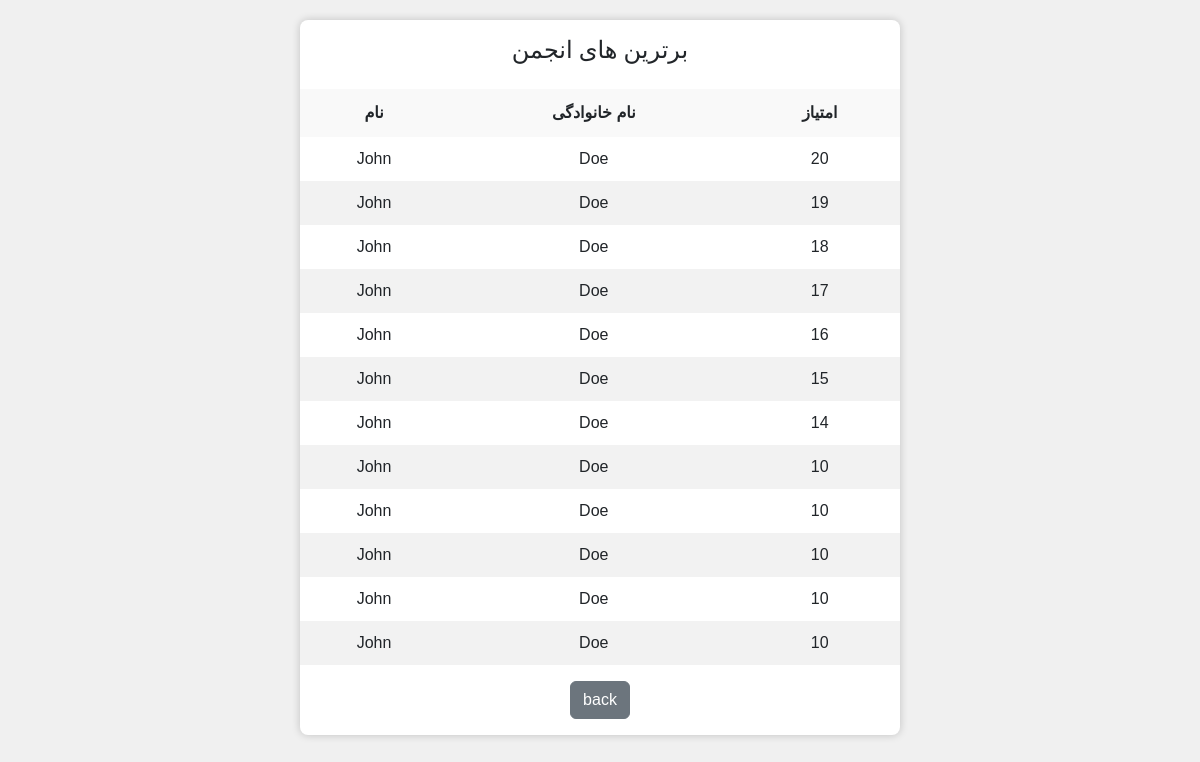
Page /anjoman/ on the committed database.
### anjoman/models.py (models this page shows)
class Member(models.Model):
  firstname = models.CharField(max_length=255)
  lastname = models.CharField(max_length=255)
  score = models.IntegerField()

### anjoman/views.py (the view, shortened to what this page needs)
# urls.py: path('', views.score_view, name='anjoman'),
def score_view(request):
    search_query = request.GET.get('search')
    members = Member.objects.all()
    if search_query:
        members = members.filter(firstname__icontains=search_query)
    sort_by = request.GET.get('sort')
    members_data = [
        {
            'name': member.firstname,
            'lname': member.lastname,
            'score': member.score
        }
        for member in members
    ]
    return render(request, 'members.html', {'members': members_data})

### anjoman/templates/members.html (shortened to what this page needs)
{% load static %}
<!DOCTYPE html>
<html lang="en">
<head>
    <link href="https://cdn.jsdelivr.net/gh/rastikerdar/vazirmatn@v33.003/Vazirmatn-Variable-font-face.css"
        rel="stylesheet" type="text/css" />
    <link href="https://cdn.jsdelivr.net/npm/bootstrap@5.3.1/dist/css/bootstrap.min.css" rel="stylesheet"
>
    <link rel="stylesheet" href="{% static 'anjoman.css' %}">
</head>
<body>
    <div class="table-container pos">
        <h4 style="font-family: vazirmatn; text-align: center; padding-top: 2vh; padding-bottom: 2vh;">برترین های انجمن
        </h4>
        <table>
            <thead>
                <tr>
                    <th>نام</th>
                    <th>نام خانوادگی</th>
                    <th>امتیاز</th>
                </tr>
            </thead>
            <tbody>
                {% for member in members %}
                <tr>
                    <td>{{ member.name }}</td>
                    <td>{{ member.lname }}</td>
                    <td>{{ member.score }}</td>
                </tr>
                {% endfor %}
            </tbody>
        </table>
        <div class="button-container" style="padding-top: 2vh; padding-bottom: 2vh;">
            <a href="{% url 'index' %}">
                <button type="button" class="btn btn-secondary">back</button>
            </a>
        </div>
    </div>
</body>
</html>

### anjoman/static/anjoman.css (style rules this page uses)
body { font-family: Vazirmatn, sans-serif; background-color: #f0f0f0; margin: 0; padding: 0; }
.table-container { margin: 20px auto; max-width: 600px; background-color: #fff; border-radius: 8px; box-shadow: 0 0 8px rgba(0, 0, 0, 0.2); overflow: hidden; }
table { width: 100%; border-collapse: collapse; }
thead { background-color: #f9f9f9; }
thead th { font-weight: bold; padding: 12px; text-align: center; }
tbody tr:nth-child(even) { background-color: #f2f2f2; }
tbody td { padding: 10px; text-align: center; }
.button-container { display: flex; justify-content: center; align-items: center; }

### anjoman/templates/members.html (style rules this page uses)
body { font-family: Vazirmatn, sans-serif; margin: 0; padding: 0; }
.table-container { margin: 20px auto; max-width: 600px; background-color: #fff; border-radius: 8px; box-shadow: 0 0 8px rgba(0, 0, 0, 0.2); overflow: hidden; }
table { width: 100%; border-collapse: collapse; }
thead { background-color: #f9f9f9; }
thead th { font-weight: bold; padding: 12px; text-align: center; }
tbody tr:nth-child(even) { background-color: #f2f2f2; }
tbody td { padding: 10px; text-align: center; }
.button-container { display: flex; justify-content: center; align-items: center; }

### rows in the picture
Member: name "John", lname "Doe"
Member: name "John", lname "Doe"
Member: name "John", lname "Doe"
Member: name "John", lname "Doe"
Member: name "John", lname "Doe"
Member: name "John", lname "Doe"
Member: name "John", lname "Doe"
Member: name "John", lname "Doe"
Member: name "John", lname "Doe"
Member: name "John", lname "Doe"
Member: name "John", lname "Doe"
Member: name "John", lname "Doe"

### other values in the picture
{{ member.score }} "20" "19" "18" "17" "16" "15" "14" "10" "10" "10" "10" "10"
